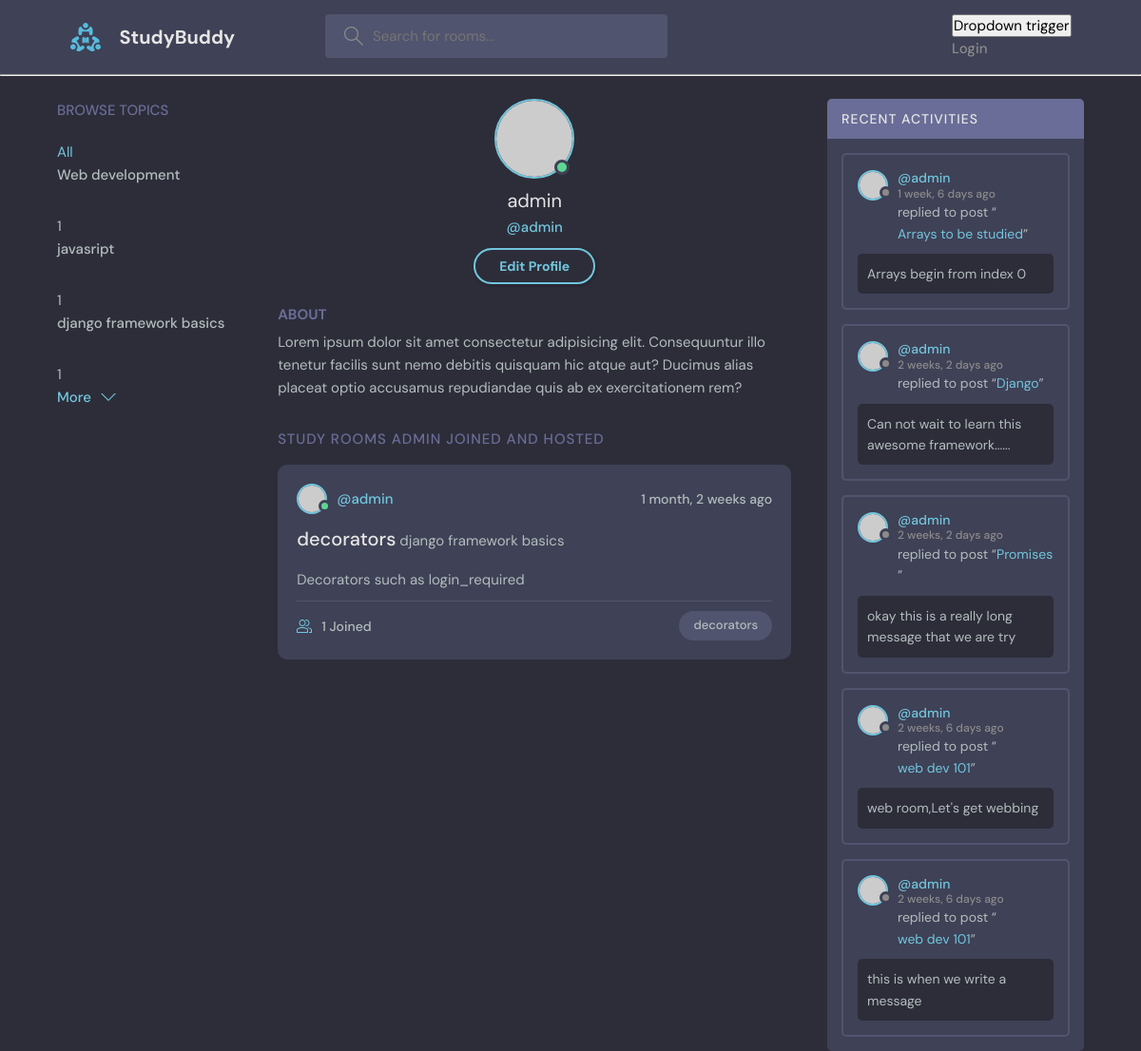
The page /userprofile/3/ on the database as committed earlier.
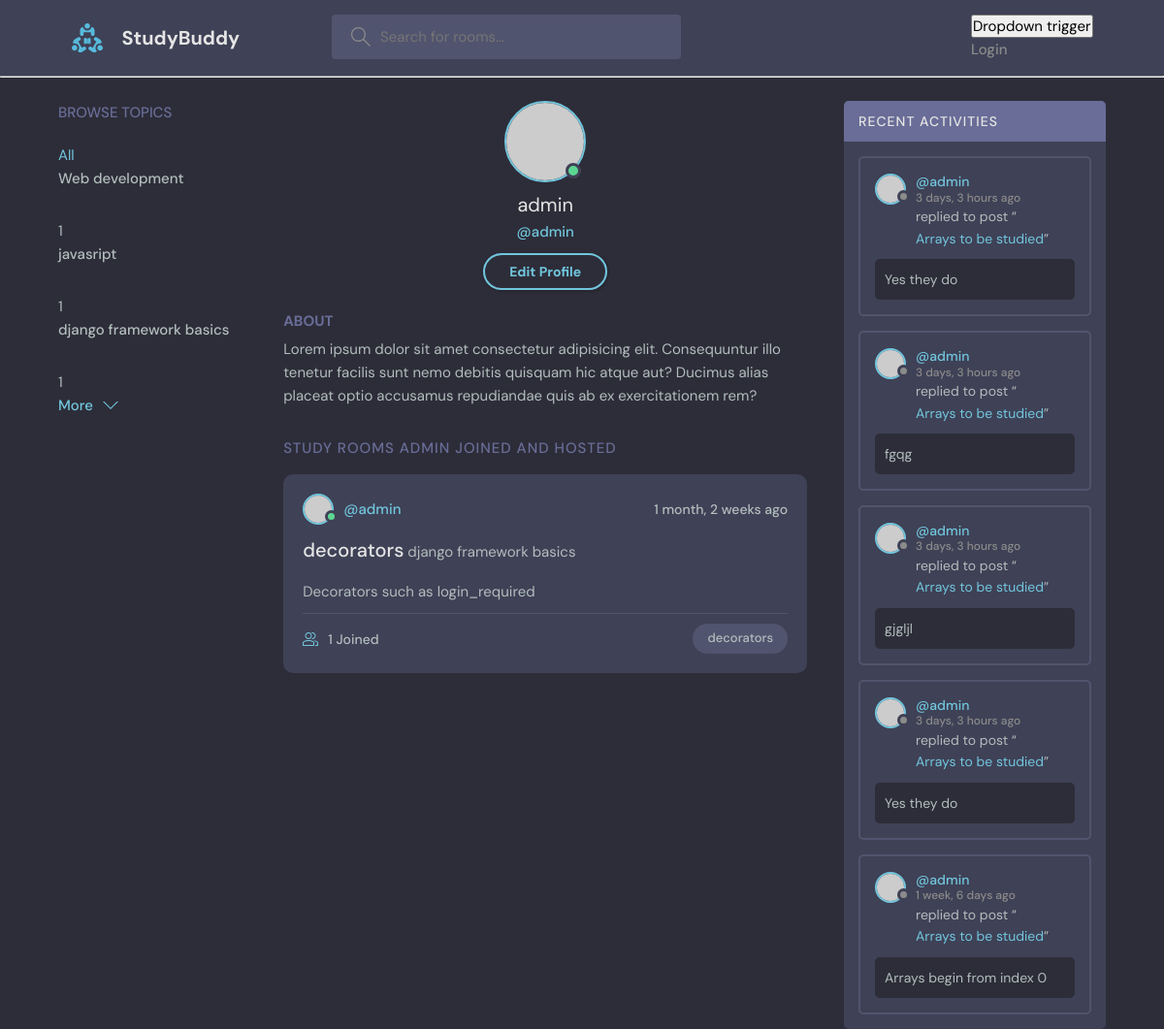
The same page on the database as committed later.
### base/models.py (models this page shows)
class Topic(models.Model):
    title = models.CharField(max_length=50)
    def __str__(self):
        return self.title

class Rooms(models.Model):
    host = models.ForeignKey(User, on_delete=models.SET_NULL, null=True)
    topic =  models.ForeignKey('Topic', on_delete=models.SET_NULL, null=True) #'' around Topic cause topic is below and not above the room classs
    name = models.CharField(max_length=20)
    participants = models.ManyToManyField(User,related_name='participants', blank=True)
    description = models.TextField()
    updated_at = models.DateTimeField(auto_now=True)
    created_at = DateTimeField(auto_now_add=True) #takes timestamp at creation only
    class Meta:
        ordering = ['-updated_at','-created_at']  #ensure that the most recent room appears at the top
    def __str__(self):
        return self.name

class Message(models.Model):
    user = models.ForeignKey(User, on_delete=models.CASCADE)
    room = models.ForeignKey(Rooms, on_delete=models.CASCADE)
    body = models.TextField( )
    updated_at = models.DateTimeField(auto_now=True)
    created_at = DateTimeField(auto_now_add=True) #takes timestamp at creation only
    class Meta:
        ordering = ['-updated_at','-created_at']  #ensure that the most recent message appears at the top
    def __str__(self):
        return self.body[0:50] #converts an object into a string

### base/views.py (the view)
# urls.py: path('userprofile/<str:pk>/',views.userProfile,name='user-profile'),
def userProfile(request,pk):
    userObj = User.objects.get(id=pk)
    rooms = userObj.rooms_set.all() #getting the rooms a user is subscribed too
    room_messages = userObj.message_set.all()[0:5] #getting any mesages that user has sent ps:_set.all()this aplies for children
    room_count = rooms.count()
    topics = Topic.objects.all()
    context = {"userObj":userObj, "rooms":rooms,
               "room_messages":room_messages,
               "room_count":room_count,"topics": topics}
    print(context)
    return render(request,'profile.html',context)

### templates/profile.html (shortened to what this page needs)
{% extends 'main.html'%} {% block content %}
<main class="profile-page layout layout--3">
  <div class="container">
    <div class="topics">
      <div class="topics__header">
        <h2>Browse Topics</h2>
      </div>
  {% include 'topic-component.html' %}
      <button class="btn btn--link" href="/">
        More
        <svg
          version="1.1"
          xmlns="http://www.w3.org/2000/svg"
          width="32"
          height="32"
          viewBox="0 0 32 32"
        >
          <title>chevron-down</title>
          <path d="M16 21l-13-13h-3l16 16 16-16h-3l-13 13z"></path>
        </svg>
      </button>
    </div>
    <div class="roomList">
      <div class="profile">
        <div class="profile__avatar">
          <div class="avatar avatar--large active">
            <img src="https://randomuser.me/api/portraits/men/11.jpg" />
          </div>
        </div>
        <div class="profile__info">
          <h3>{{ userObj }}</h3>
          <p>@{{ userObj.username }}</p>
          <a href="edit-user.html" class="btn btn--main btn--pill"
            >Edit Profile</a
          >
        </div>
        <div class="profile__about">
          <h3>About</h3>
          <p>
            Lorem ipsum dolor sit amet consectetur adipisicing elit.
            Consequuntur illo tenetur facilis sunt nemo debitis quisquam hic
            atque aut? Ducimus alias placeat optio accusamus repudiandae quis ab
            ex exercitationem rem?
          </p>
        </div>
      </div>
      <div class="roomList__header">
        <div>
          <h2>Study Rooms {{ userObj.username }} Joined and hosted</h2>
        </div>
      </div>
       {% for room in rooms %}
        <div class="roomListRoom">
          <div class="roomListRoom__header">
            <a
              href="{% url 'user-profile' room.host.id %}"
              class="roomListRoom__author"
            >
              <div class="avatar avatar--small active">
                <img src="https://randomuser.me/api/portraits/men/11.jpg" />
              </div>
              <span>@{{ room.host.username }}</span>
            </a>
            <div class="roomListRoom__actions">
              <span>{{room.created_at|timesince }} ago </span>
            </div>
          </div>
          <div class="roomListRoom__content">
            <a href="{% url 'room' room.id %}">{{ room.name }}</a>
            <small>{{ room.topic.title }}</small>
            <p>{{ room.description }}</p>
          </div>
          <div class="roomListRoom__meta">
            <a class="roomListRoom__joined">
              {{ room_count }} Joined
            </a>
            <p class="roomListRoom__topic">{{ room.name }}</p>
          </div>
        </div>
        {% endfor %}
    </div>
 <div class="activities">
  <div class="activities__header">
    <h2>Recent Activities</h2>
  </div>
  {% for room_message in room_messages %}
  <div class="activities__box">
    <div class="activities__boxHeader roomListRoom__header">
      <a href="{% url 'user-profile' room_message.user.id %}" class="roomListRoom__author">
        <div class="avatar avatar--small">
          <img src="https://randomuser.me/api/portraits/women/11.jpg" />
        </div>
        <p>
          @{{ room_message.user.username}}
          <span>{{  room_message.created_at|timesince  }} ago</span>
        </p>
      </a>
    </div>
    <div class="activities__boxContent">
      <p>replied to post “<a href="{% url 'room' room_message.room.id %}">{{ room_message.room }}</a>”</p>
      <div class="activities__boxRoomContent">
        {{ room_message }}
      </div>
    </div>
  </div>
 {% endfor %}
</div>
        </div>
</main>
{% endblock content %}

### templates/topic-component.html
<a href="{% url 'home' %}">All</a>
{% for topic in topics %}
<div>
   <ul class="topics__list">
            <li>
              <a href="{% url 'home' %}?query={{ topic.title }} ">{{ topic.title }}</a><span>{{ room_count }}</span>
            </li>
          </ul>
</div>
{% endfor %}

Rows that differ between the two databases and show on the page:
no longer on this page (row unchanged): Message: user.username "admin", created_at "2 weeks, 2 days", room "Django", body "Can not wait to learn this awesome framework......"
no longer on this page (row unchanged): Message: user.username "admin", created_at "2 weeks, 2 days", room "Promises", body "okay this is a really long message that we are try"
no longer on this page (row unchanged): Message: user.username "admin", created_at "2 weeks, 6 days", room "web dev 101", body "web room,Let's get webbing"
no longer on this page (row unchanged): Message: user.username "admin", created_at "2 weeks, 6 days", room "web dev 101", body "this is when we write a message"
added Message: user.username "admin", created_at "3 days, 3 hours", room "Arrays to be studied", body "Yes they do"
added Message: user.username "admin", created_at "3 days, 3 hours", room "Arrays to be studied", body "fgqg"
added Message: user.username "admin", created_at "3 days, 3 hours", room "Arrays to be studied", body "gjgljl"
added Message: user.username "admin", created_at "3 days, 3 hours", room "Arrays to be studied", body "Yes they do"
